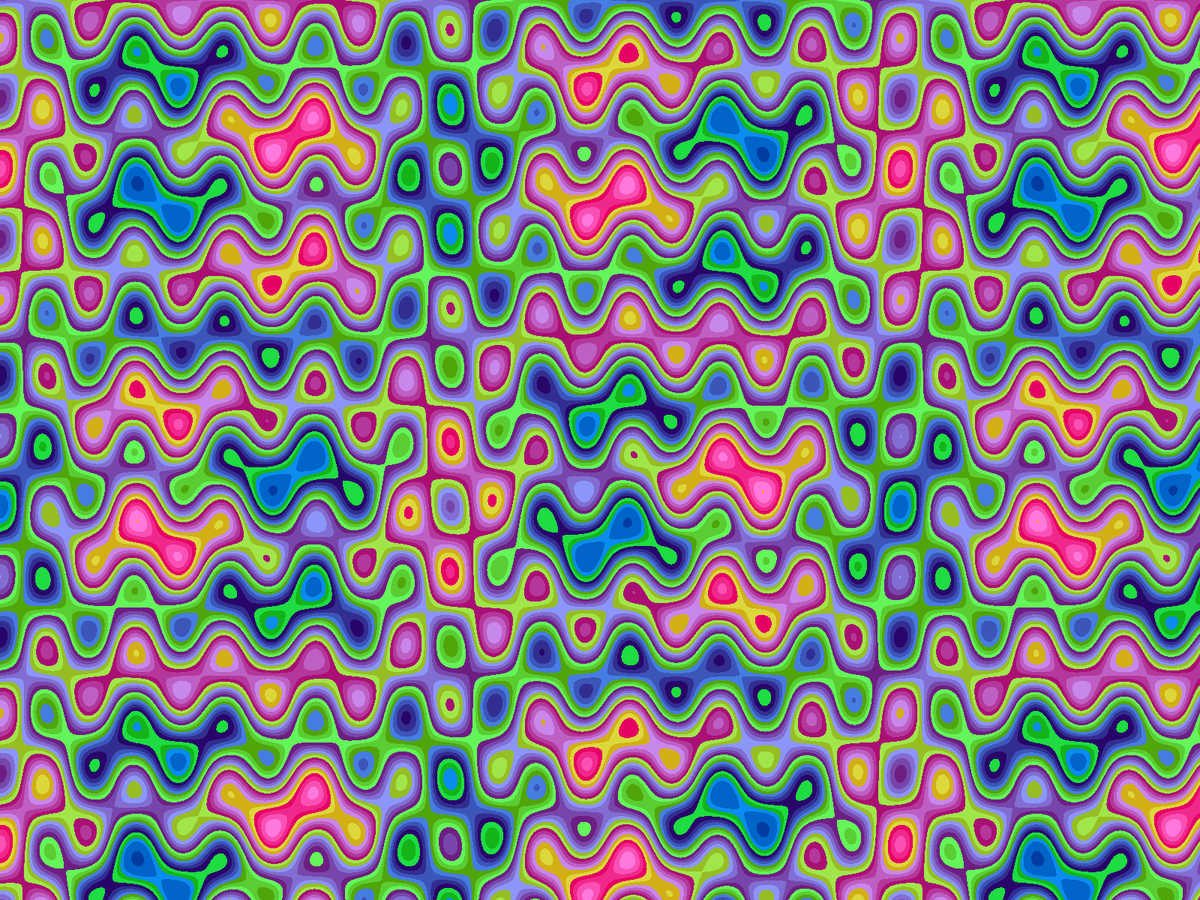
Frame 1 (no input)
Frame 2 (the mouse pressed at the canvas centre, redrawn once): identical to frame 1, image omitted

The Processing sketch that drew this single still picture (run headless with seeded random() and noise(); the mouse was pressed at the canvas centre and the sketch redrawn once):

// Processing sketch: Fake3DPlotting
// ── Fake3DPlotting.pde
// This is the buffer of color values that we will display on screen.
PImage screen_image;
PImage image_3d_plot;
int max_3d_height = 100;

void setup()
{
  // Call this first to set the width and height variables to the correct sizes.
  fullScreen();
  
  screen_image  = createImage(width*2, height*2, ARGB);
  image_3d_plot = createImage(width*2, height*2 + max_3d_height, ARGB);
}

void draw()
{
  
  renderFunction(screen_image);
  // draw the screen image with a fake 3d approximation.
  draw3DImageOnScreen(screen_image);
  image(screen_image, 0, 0);
  
  noLoop();
}

float f(float x, float y)
{
  x = x*3;
  y = y*2;
  x = x*PI*2/360;
  y = y*PI*2/360;

  return (sin(x*.1)*cos(y) + sin(y*.2)*cos(x*.3))*.25 + cos(x)*sin(y)*.25 + .5;
}

// Normalizes the cache and draws it to the screen.
void renderFunction(PImage image)
{
  int height = image.height;
  int width  = image.width;
    
  for(int row = 0; row < height; row++)
  for(int col = 0; col < width; col++)
  {

     // Compute the image signal value.
     float val_f = (f(col, row)*255);
     
     // Make the level sets stand out by post proccessing the function.
     int half = 255/2;
     int bin_size = 10;
     int val = (int)(val_f/bin_size)*bin_size;//(int)(half*cos(val_f*.1)) + half;
        
     int pixel_index = row*width + col;
     val = val*4;
     image.pixels[pixel_index] = color(val/4, (val + 100) % 255, (val + 200) % 255, 255);
    
  }
     
}

void draw3DImageOnScreen(PImage image)
{
     
  for(int i = 0; i < image_3d_plot.pixels.length; i++)
  {
    image_3d_plot.pixels[i] = color(0,0,0,0);
  }
  
  int width = image_3d_plot.width;
  
  int len = image.pixels.length;
  for(int i = 0; i < len; i++)
  {
    int val = image.pixels[i] >> 16 & 0xFF;
    
    int height = val*max_3d_height/255;
    
    
    // Height.
    for(int h = 0; h < height; h++)
    {
      image_3d_plot.pixels[i + (max_3d_height - h)*width] = image.pixels[i];
    }
  }
  
  image_3d_plot.updatePixels();
  
  
  image(image_3d_plot, 0, 0);
}

void keyPressed()
{
  
  // If the user presses space, then this program will save a nice transparent image of the fractal in the local file output.png.
  if (key == ' ')
  {
    screen_image.save("output.png");
    image_3d_plot.save("output_3d_plot.png");
  }
}
